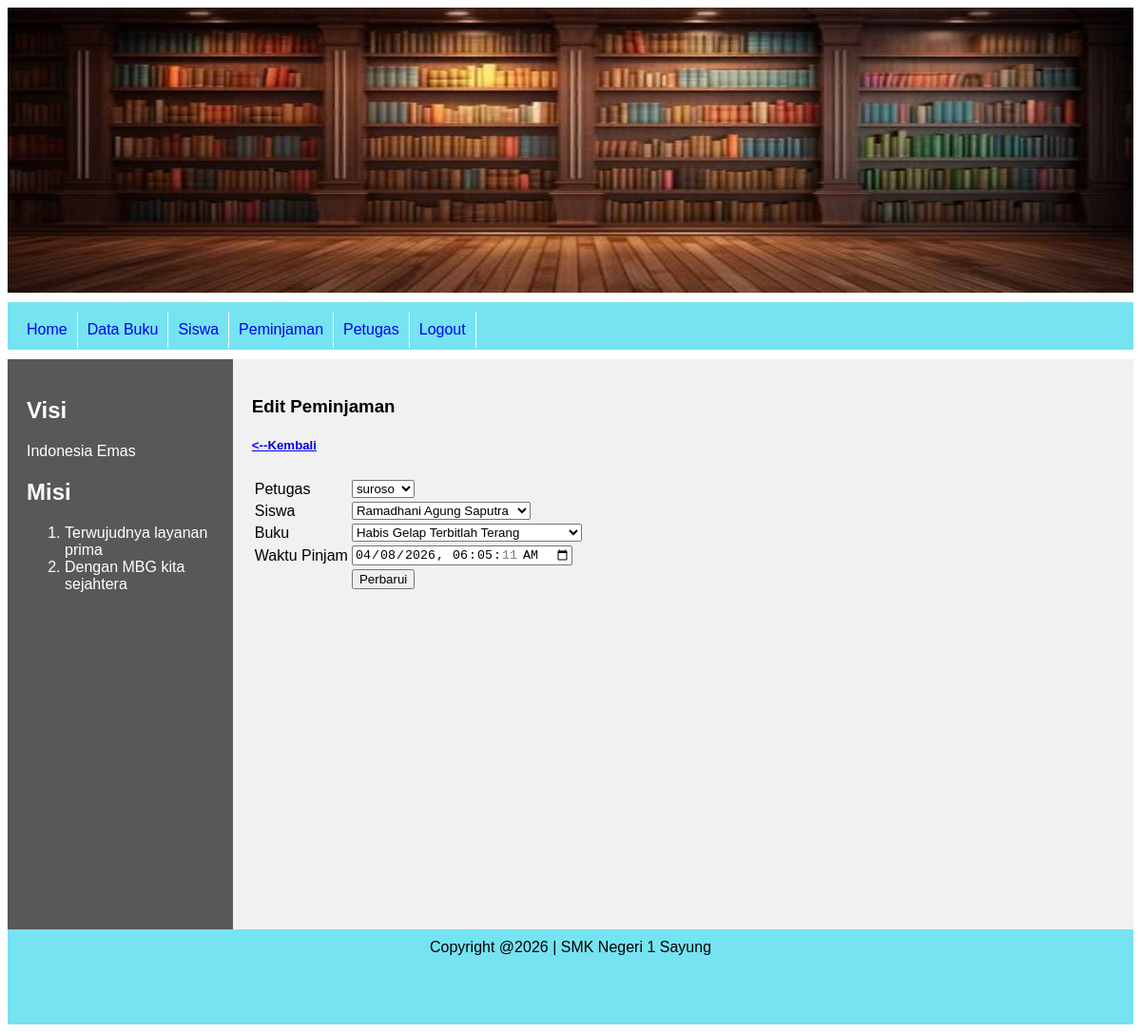
Screenshot of /admin/index.php?page=pinjamubah&idpinjam=2 (signed in) with the database file from the repository.
### tables this page shows
CREATE TABLE `tbl_peminjaman` (
  `idpinjam` int NOT NULL,
  `idpetugas` int NOT NULL,
  `idsiswa` int NOT NULL,
  `idbuku` int NOT NULL,
  `created_at` timestamp NOT NULL DEFAULT CURRENT_TIMESTAMP,
  `waktuupdatepinjam` timestamp NULL DEFAULT NULL
);

CREATE TABLE `tbl_petugas` (
  `idpetugas` int NOT NULL,
  `namapetugas` varchar(100) NOT NULL,
  `hp` varchar(20) NOT NULL,
  `username` varchar(50) NOT NULL,
  `password` varchar(50) NOT NULL,
  `created_at` timestamp NOT NULL DEFAULT CURRENT_TIMESTAMP,
  `updated_at` timestamp NULL DEFAULT NULL
);

CREATE TABLE `tbl_siswa` (
  `idsiswa` int NOT NULL,
  `nis` varchar(20) NOT NULL,
  `namasiswa` varchar(100) NOT NULL,
  `kelas` varchar(20) NOT NULL,
  `alamat` varchar(200) NOT NULL,
  `hp` varchar(20) NOT NULL,
  `created_at` timestamp NOT NULL DEFAULT CURRENT_TIMESTAMP,
  `updated_at` timestamp NULL DEFAULT NULL
);

CREATE TABLE `tbl_buku` (
  `idbuku` int NOT NULL,
  `judul` varchar(100) NOT NULL,
  `pengarang` varchar(50) NOT NULL,
  `penerbit` varchar(50) NOT NULL,
  `created_at` timestamp NOT NULL DEFAULT CURRENT_TIMESTAMP,
  `updated_at` timestamp NULL DEFAULT NULL
);

### admin/halaman/pinjam/pinjamubah.php (the view, shortened to what this page needs)
<?php
include "../koneksi.php";
$idpinjam = $_GET['idpinjam'];
$ambildata = mysqli_query($conn, "SELECT * FROM tbl_peminjaman
INNER JOIN tbl_petugas ON tbl_petugas.idpetugas=tbl_peminjaman.idpetugas
INNER JOIN tbl_siswa ON tbl_siswa.idsiswa=tbl_peminjaman.idsiswa
INNER JOIN tbl_buku ON tbl_buku.idbuku=tbl_peminjaman.idbuku
WHERE idpinjam = '$idpinjam'");
while ($tampildata = mysqli_fetch_array($ambildata)) {
?>
<!DOCTYPE html>
<html lang="en">
<head>
</head>
<body>
    <h3>Edit Peminjaman</h3>
    <h5><a href="index.php?page=pinjam"><--Kembali</a></h5>
    <form action="halaman/pinjam/pinjamubah_aksi.php" method="post">
    <table>
        <tr>
            <td><input hidden type="text" name="idpinjam" value="<?php echo $tampildata['idpinjam'];?>" readonly></td>
        </tr>
        <tr>
            <td>Petugas</td>
            <td>
                <select name="idpetugas">
                    <option value="<?php echo $tampildata['idpetugas'] ?>"> <?php echo $tampildata['namapetugas'] ?></option>
                </select>
            </td>
        </tr>
        <tr>
            <td>Siswa</td>
            <td>
                <select name="idsiswa">
                    <option value="<?php echo $tampildata['idsiswa'] ?>"> <?php echo $tampildata['namasiswa'] ?></option>
                </select>
            </td>
        </tr>
        <tr>
            <td>Buku</td>
            <td>
                <select name="idbuku">
                    <option value="<?php echo $tampildata['idbuku'] ?>"> <?php echo $tampildata['judul'] ?></option>
                </select>
            </td>
        </tr>
        <tr>
            <td>Waktu Pinjam</td>
            <td>
                <input type="datetime-local" name="created_at" value="<?php echo $tampildata['created_at'];?>">
            </td>
        </tr>
        <tr>
            <td></td>
            <td><input type="submit" name="tombolubah" value="Perbarui"></td>
        </tr>
    </table>
</form>
<?php }
    ?>
</body>
</html>

### css/style.css (style rules this page uses)
* { box-sizing: border-box; }
body { font-family: Arial, Helvetica, sans-serif; }

### rows the page displays
tbl_peminjaman: idpetugas "suroso", idsiswa "Ramadhani Agung Saputra", idbuku "Habis Gelap Terbitlah Terang", created_at "04/08/2026 06:05:11"
